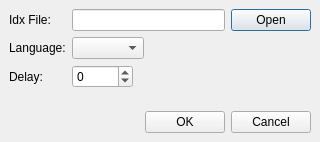
<ui version="4.0" >
 <class>vobSubDialog</class>
 <widget class="QDialog" name="vobSubDialog" >
  <property name="geometry" >
   <rect>
    <x>0</x>
    <y>0</y>
    <width>320</width>
    <height>142</height>
   </rect>
  </property>
  <property name="windowTitle" >
   <string>VobSub Settings</string>
  </property>
  <layout class="QVBoxLayout" >
   <property name="margin" >
    <number>9</number>
   </property>
   <property name="spacing" >
    <number>6</number>
   </property>
   <item>
    <layout class="QGridLayout" >
     <property name="margin" >
      <number>0</number>
     </property>
     <property name="spacing" >
      <number>6</number>
     </property>
     <item row="1" column="0" >
      <widget class="QLabel" name="label_2" >
       <property name="text" >
        <string>Language:</string>
       </property>
      </widget>
     </item>
     <item row="0" column="1" >
      <widget class="QLineEdit" name="lineEditIdx" />
     </item>
     <item row="2" column="1" >
      <layout class="QHBoxLayout" >
       <property name="margin" >
        <number>0</number>
       </property>
       <property name="spacing" >
        <number>6</number>
       </property>
       <item>
        <widget class="QSpinBox" name="spinBox" >
         <property name="maximum" >
          <number>20000</number>
         </property>
         <property name="minimum" >
          <number>-2000</number>
         </property>
        </widget>
       </item>
       <item>
        <spacer>
         <property name="orientation" >
          <enum>Qt::Horizontal</enum>
         </property>
         <property name="sizeHint" >
          <size>
           <width>40</width>
           <height>20</height>
          </size>
         </property>
        </spacer>
       </item>
      </layout>
     </item>
     <item row="0" column="0" >
      <widget class="QLabel" name="label" >
       <property name="text" >
        <string>Idx File:</string>
       </property>
      </widget>
     </item>
     <item row="2" column="0" >
      <widget class="QLabel" name="label_3" >
       <property name="text" >
        <string>Delay:</string>
       </property>
      </widget>
     </item>
     <item row="1" column="1" >
      <layout class="QHBoxLayout" >
       <property name="margin" >
        <number>0</number>
       </property>
       <property name="spacing" >
        <number>6</number>
       </property>
       <item>
        <widget class="QComboBox" name="comboBoxLanguage" />
       </item>
       <item>
        <spacer>
         <property name="orientation" >
          <enum>Qt::Horizontal</enum>
         </property>
         <property name="sizeHint" >
          <size>
           <width>40</width>
           <height>20</height>
          </size>
         </property>
        </spacer>
       </item>
      </layout>
     </item>
     <item row="0" column="2" >
      <widget class="QDialogButtonBox" name="buttonBox2" >
       <property name="sizePolicy" >
        <sizepolicy>
         <hsizetype>0</hsizetype>
         <vsizetype>0</vsizetype>
         <horstretch>0</horstretch>
         <verstretch>0</verstretch>
        </sizepolicy>
       </property>
       <property name="orientation" >
        <enum>Qt::Horizontal</enum>
       </property>
       <property name="standardButtons" >
        <set>QDialogButtonBox::Open</set>
       </property>
      </widget>
     </item>
    </layout>
   </item>
   <item>
    <spacer>
     <property name="orientation" >
      <enum>Qt::Vertical</enum>
     </property>
     <property name="sizeType" >
      <enum>QSizePolicy::MinimumExpanding</enum>
     </property>
     <property name="sizeHint" >
      <size>
       <width>20</width>
       <height>16</height>
      </size>
     </property>
    </spacer>
   </item>
   <item>
    <widget class="QDialogButtonBox" name="buttonBox" >
     <property name="orientation" >
      <enum>Qt::Horizontal</enum>
     </property>
     <property name="standardButtons" >
      <set>QDialogButtonBox::Cancel|QDialogButtonBox::NoButton|QDialogButtonBox::Ok</set>
     </property>
    </widget>
   </item>
  </layout>
 </widget>
 <tabstops>
  <tabstop>lineEditIdx</tabstop>
  <tabstop>buttonBox2</tabstop>
  <tabstop>comboBoxLanguage</tabstop>
  <tabstop>spinBox</tabstop>
  <tabstop>buttonBox</tabstop>
 </tabstops>
 <resources/>
 <connections>
  <connection>
   <sender>buttonBox</sender>
   <signal>accepted()</signal>
   <receiver>vobSubDialog</receiver>
   <slot>accept()</slot>
   <hints>
    <hint type="sourcelabel" >
     <x>248</x>
     <y>254</y>
    </hint>
    <hint type="destinationlabel" >
     <x>157</x>
     <y>274</y>
    </hint>
   </hints>
  </connection>
  <connection>
   <sender>buttonBox</sender>
   <signal>rejected()</signal>
   <receiver>vobSubDialog</receiver>
   <slot>reject()</slot>
   <hints>
    <hint type="sourcelabel" >
     <x>316</x>
     <y>260</y>
    </hint>
    <hint type="destinationlabel" >
     <x>286</x>
     <y>274</y>
    </hint>
   </hints>
  </connection>
 </connections>
</ui>
